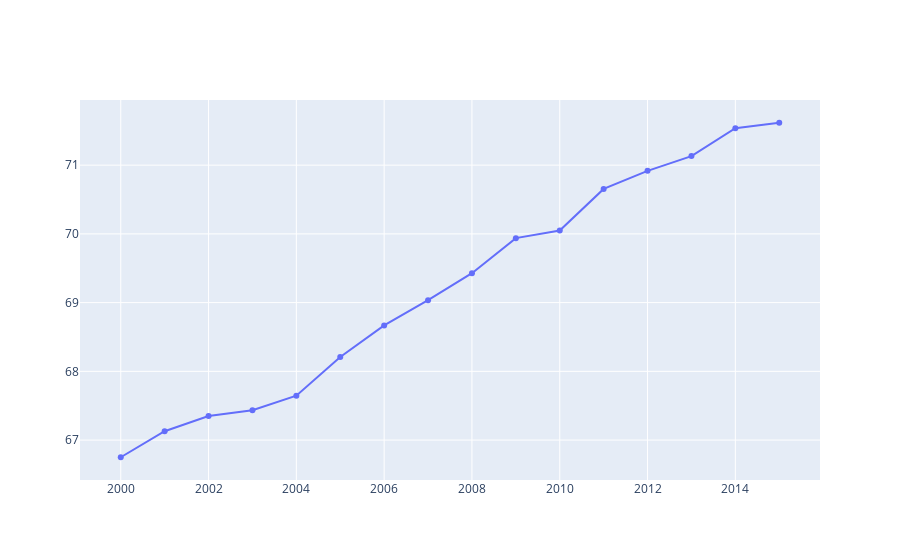

The code cell stored with this chart in its notebook:
### Code cell
# Create the interactive plot with dual y-axes
fig = go.Figure()
# Add life expectancy trace
fig.add_trace(go.Scatter(x=average_data['Year'],y=average_data['Life expectancy '],mode='lines+markers', name='Life Expectancy',
yaxis='y1'))

### Figure 1 — Plotly figure (JSON) as saved in the notebook; plotly's stock layout.template omitted (floating-point values rounded to 4 significant figures)
{"data": [{"mode": "lines+markers", "name": "Life Expectancy", "type": "scatter", "x": [2000, 2001, 2002, 2003, 2004, 2005, 2006, 2007, 2008, 2009, 2010, 2011, 2012, 2013, 2014, 2015], "y": [66.75, 67.13, 67.35, 67.43, 67.65, 68.21, 68.67, 69.04, 69.43, 69.94, 70.05, 70.65, 70.92, 71.13, 71.54, 71.62], "yaxis": "y"}], "layout": {}}
